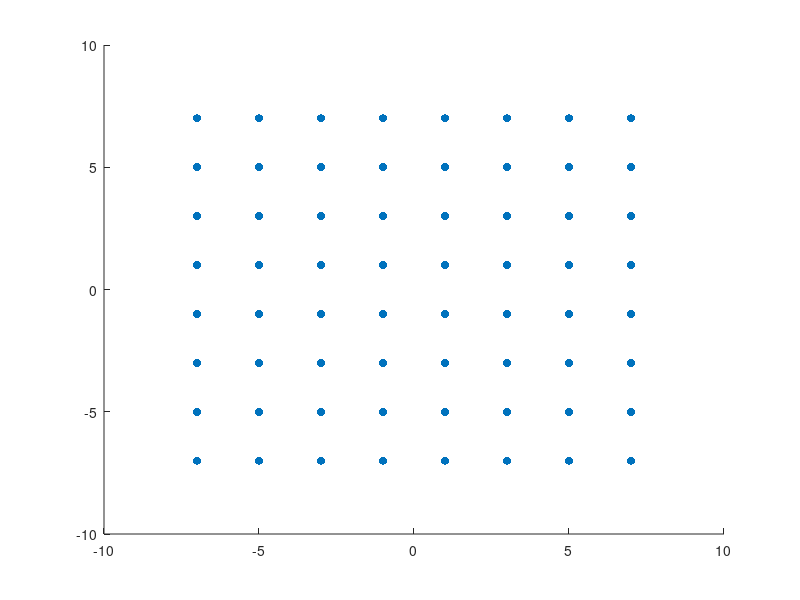

The MATLAB script that drew this image: (Note: this script raises an error after producing the figure.)
lut4 = [-1+i -1-i 1+i 1-i];

lut16 = [((real(lut4)-2) + (imag(lut4)+2)*i)...
        ((real(lut4)-2) - (imag(lut4)+2)*i)...
        (-(real(lut4)-2) + (imag(lut4)+2)*i)...
        (-(real(lut4)-2) - (imag(lut4)+2)*i)];

lut64 = [((real(lut16)-4) + (imag(lut16)+4)*i)...
         ((real(lut16)-4) - (imag(lut16)+4)*i)...
         (-(real(lut16)-4) + (imag(lut16)+4)*i)...
         (-(real(lut16)-4) - (imag(lut16)+4)*i)];
     
scatter(real(lut64),imag(lut64), 'filled');
for k=1:length(lut64)
    text(real(lut64(k)), imag(lut64(k)), dec2bin(k-1,6), 'horizontal', 'left', 'vertical', 'bottom');
end